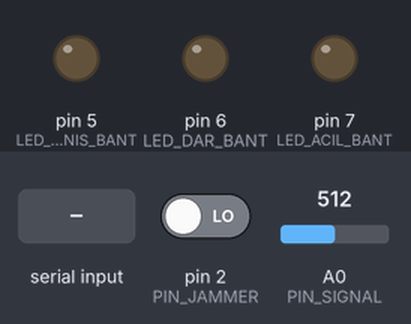
Simulated run of this sketch. Board: Arduino Uno, built with avr-gcc and run on an emulated ATmega328P. Parts: output pins drawn as LEDs (lit = HIGH). Inputs (shaded band) come from the test bench; at power-on: pin 2 (PIN_JAMMER) LOW, A0 (PIN_SIGNAL) = 512. What the sketch prints to the serial monitor is not drawn.

Above: at 1.2 s.
1.3 s: "A" received over Serial
At 2.0 s:
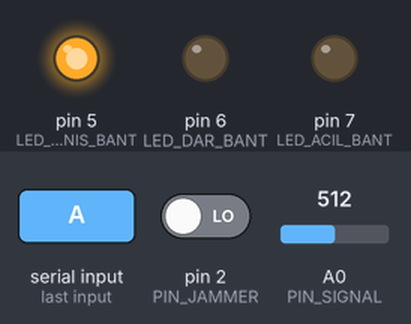
2.8 s: "B" received over Serial
At 3.1 s:
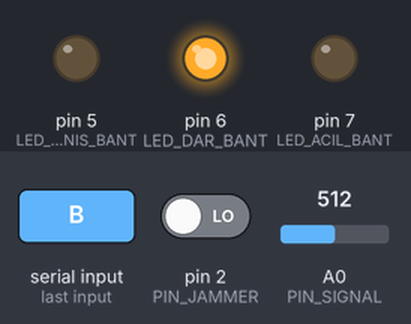
4.3 s: "C" received over Serial
At 5.4 s:
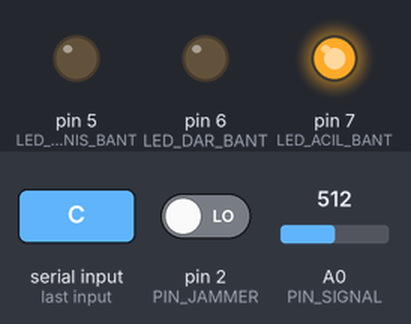
5.8 s: "1" received over Serial
At 6.6 s:
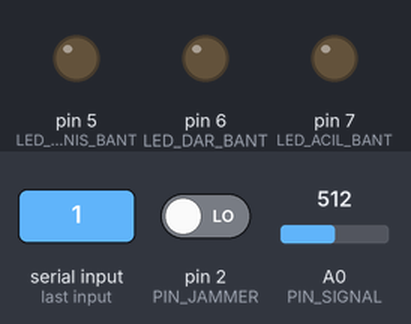
Timing chart, 0 to 8.3 s (numbered marks = the images above; inputs shaded):
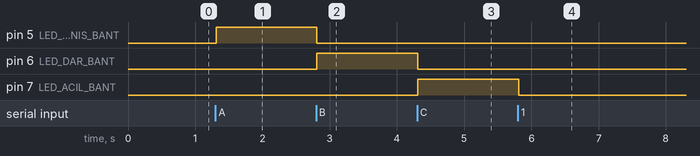

Measured:
- after the input at 1.3 s, pin 5 (LED_GENIS_BANT): LOW → HIGH at once
- after the input at 2.8 s, pin 5 (LED_GENIS_BANT): HIGH → LOW at once; pin 6 (LED_DAR_BANT): LOW → HIGH at once
- after the input at 4.3 s, pin 6 (LED_DAR_BANT): HIGH → LOW at once; pin 7 (LED_ACIL_BANT): LOW → HIGH at once
- after the input at 5.8 s, pin 7 (LED_ACIL_BANT): HIGH → LOW at once

The sketch:

ali.ino
```cpp
// Pin Tanımlamaları
const int PIN_SIGNAL = A0;   // Sinyal gücü potansiyometresi
const int PIN_JAMMER = 2;    // Jammer tehdit butonu (Logic State)

const int LED_GENIS_BANT = 5; // Yeşil
const int LED_DAR_BANT = 6;   // Sarı
const int LED_ACIL_BANT = 7;  // Kırmızı

// Önceki değerleri tutacağımız değişkenler
int sonSinyal = -1;
int sonJammer = -1;

void setup() {
  Serial.begin(9600);
  pinMode(PIN_JAMMER, INPUT);

  pinMode(LED_GENIS_BANT, OUTPUT);
  pinMode(LED_DAR_BANT, OUTPUT);
  pinMode(LED_ACIL_BANT, OUTPUT);
}

void loop() {
  // 1. Verileri Oku
  int hamSinyal = analogRead(PIN_SIGNAL); // 0-1023 arası değer döner
  int sinyalYuzdesi = map(hamSinyal, 0, 1023, 0, 100); // 0-100 yüzdesine çevir
  int jammerDurumu = digitalRead(PIN_JAMMER); // 0 veya 1

  // 2. Sinyalde %3'ten fazla değişim veya Jammer tetiklemesi varsa veri gönder
  if (abs(sinyalYuzdesi - sonSinyal) >= 3 || jammerDurumu != sonJammer) {
    // Format: Sinyal,Jammer (Örn: 75,0)
    Serial.print(sinyalYuzdesi);
    Serial.print(",");
    Serial.println(jammerDurumu);

    sonSinyal = sinyalYuzdesi;
    sonJammer = jammerDurumu;
    delay(50); // Debounce
  }

  // 3. Python'dan Gelen Kararı Dinle ve Uygula
  if (Serial.available() > 0) {
    delay(10);
    char gelenEmir = Serial.read();

    digitalWrite(LED_GENIS_BANT, LOW);
    digitalWrite(LED_DAR_BANT, LOW);
    digitalWrite(LED_ACIL_BANT, LOW);

    if (gelenEmir == 'A') {
      digitalWrite(LED_GENIS_BANT, HIGH);
    } else if (gelenEmir == 'B') {
      digitalWrite(LED_DAR_BANT, HIGH);
    } else if (gelenEmir == 'C') {
      digitalWrite(LED_ACIL_BANT, HIGH);
    }
  }
}
```
